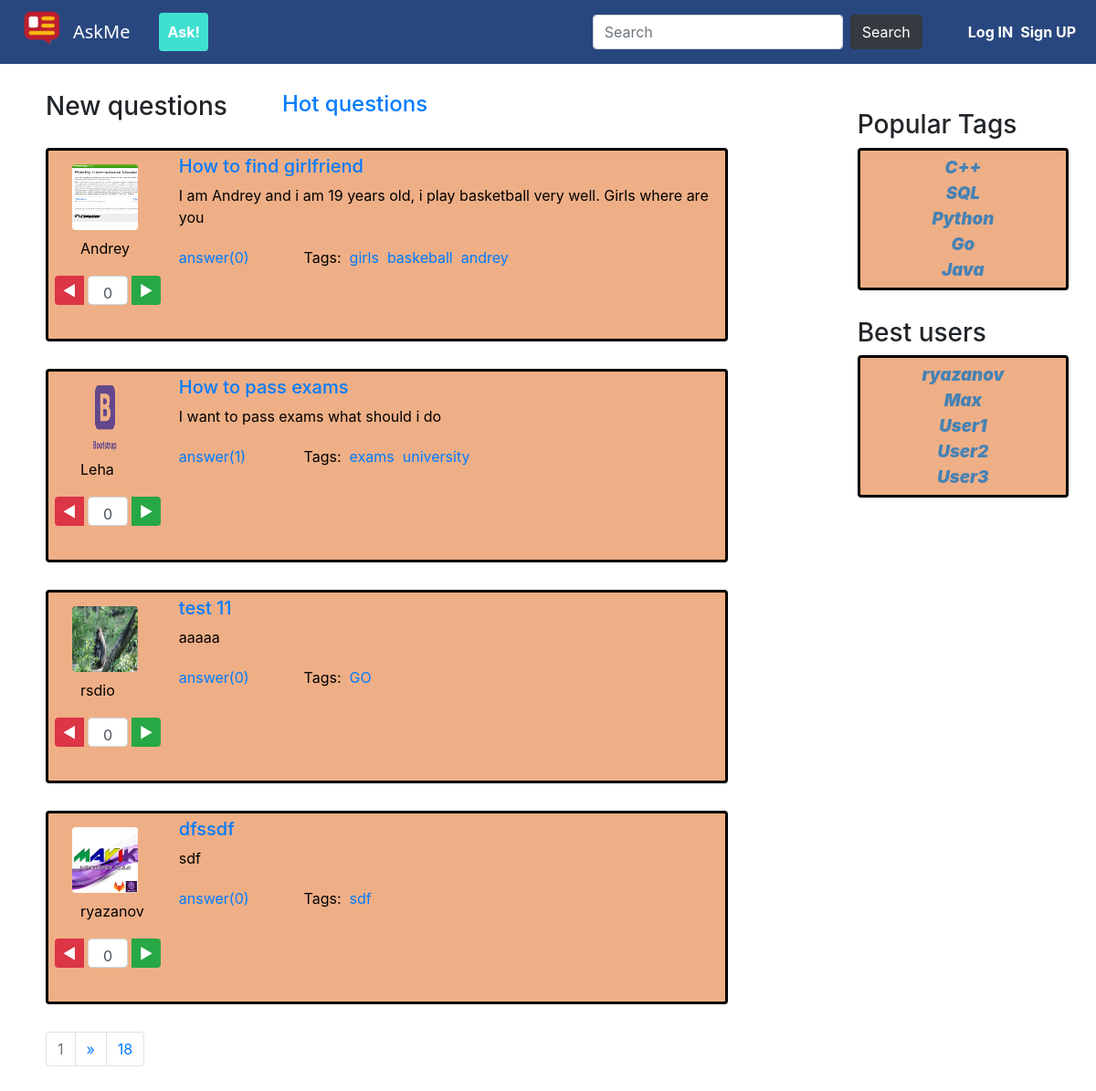
The page / on the database its author committed.
### questions/models.py (models this page shows, shortened)
class Question(models.Model):
    author = models.ForeignKey(Profile, on_delete=models.CASCADE)
    title = models.CharField(max_length=64)
    text = models.TextField()
    rating = models.IntegerField(default=0)
    created = models.DateTimeField(auto_now_add=True)
    tags = models.ManyToManyField(Tag, blank=True)
    objects = QuestionManager()

class Profile(models.Model):
    user = models.OneToOneField(User, on_delete=models.CASCADE)
    rating = models.IntegerField(default=0)
    avatar = models.ImageField(upload_to='uploads', default='questions/uploads/django.sh.png' )
    def __str__(self):
        return self.user.username
    objects = ProfileManager()

class Tag (models.Model):
    title = models.CharField(max_length=10)
    def __str__(self):
        return self.title
    objects = TagManager()

### questions/views.py (the view)
# urls.py: path('',views.index, name='questions_index'),
def index(request):
    variableDict['subCategory'] = 'hot'
    questions = listing(request, Question.objects.newest())
    variableDict['questions'] = questions
    variableDict['title'] = 'New questions'
    variableDict['subTitle'] = 'Hot questions'
    return render(request, 'index.html', variableDict)

### questions/models.py (called while the page is built)
    def newest(self):
        return self.order_by('-created')

### questions/views.py (called while the page is built)
def listing(request, object_list, obj=None):
    paginator = Paginator(object_list, 4)
    if obj != None:
        for i in paginator.page_range:
            if obj in paginator.get_page(i).object_list:
                return paginator.get_page(i)
    page = request.GET.get('page', 1)
    objects = paginator.get_page(page)
    return objects

### questions/templates/index.html (shortened to what this page needs)
{% extends "base.html" %}
{% block content %}
<div class="row">
    <div class="col-4"><h3>{{title}}</h3></div>
    <div class="col-4"><a href= {% if title == "New questions" %}
        "{% url 'questions_hot' %}"
        {% else %}
        "{% url 'questions_index' %}"
        {%endif%}>
        <h4>{{subTitle}}</h4></a>
    </div>
</div>
<div class="askme-higher">
{% for question in questions %}
{% include "one-question.html"%}
{% endfor %}
</div>
{% include "paginator.html" with objects=questions %}
{% endblock %}

### questions/templates/base.html (shortened to what this page needs)
{% load static %}
<!DOCTYPE html>
<html>
    <head>
        <link rel="stylesheet" href="{% static 'css/bootstrap.min.css' %}">
        <link rel="stylesheet" href="{% static 'css/askme.css' %}">
    </head>
<body>
     <nav class="navbar navbar-expand-md navbar-dark askme-navbg fixed-top">
      <img src="{% static 'img/logo.png' %}">
      <a class="navbar-brand askme-logofont" href="{% url 'questions_index' %}">AskMe</a>
      <div class="collapse navbar-collapse" id="navbarsExampleDefault">
        <ul class="navbar-nav mr-auto">
          <li class="nav-item active mr-3">
            <a class="btn askme-sign nav-link ml-3" href="{% url 'questions_ask' %}">Ask! <span class="sr-only">(current)</span></a>
          </li>
        </ul>
        <form class="form-inline my-2 my-lg-0">
          <input class="form-control mr-sm-2" type="text" placeholder="Search" aria-label="Search">
          <button class="btn btn-dark my-2 mr-5 my-sm-0" type="submit">Search</button>
        </form>
        {% if user.is_authenticated %}
        <div class="row">
          <div>
            <img class="askme-useravatar-mini rounded" src="{{MEDIA_URL}}{{user.profile.avatar.url}}">
          </div>
          <div class="col">
            <div class="row no-gutters">
              <h5 class="askme-navbar-label">{{user.username}}</h5>
            </div>
            <div class="row no-gutters mr-3">
              <a href="{% url 'questions_profile' %}" class="askme-navbar-label">Settings</a>
              <a href="{% url 'questions_logout' %}?stay={{request.path}}" class="askme-navbar-label">Log Out</a>
            </div>
          </div>
        </div>
        {% else %}
          <a class="askme-navbar-label" href="{% url 'questions_signin' %}">Log IN</a>
          <a class="askme-navbar-label" href="{% url 'questions_signup' %}">Sign UP</a>
        {% endif %}
      </div>
    </nav>
   <div class="askme-container">
    <div class="row askme-higher">
        <div class="col-8">
          {% block content %}{% endblock %}
        </div>
        <div class="col-1"></div>
        <div class="col">
        <div class="col askme-higher">
          <h3>Popular Tags</h3>
          <div class="askme-listblock rounded">
            {% for tag in popularTags %}
            <div class="row justify-content-center">
              <a href="{% url 'questions_withtag' tag %}">{{tag}}</a>
            </div>
            {%endfor%}
          </div>
        </div>
        <div class="col askme-higher">
          <h3>Best users</h3>
          <div class="askme-listblock rounded">
            {% for user in bestUsers %}
            <div class="row justify-content-center">
              <a href="{% url 'questions_profile' %}">{{user}}</a>
            </div>
            {%endfor%}
          </div>
        </div>
      </div>
    </div>
  </div>
</body>
</html>

### questions/templates/one-question.html
{% load static %}
<div class="media askme-questionblock askme-higher rounded">
    <div class = "col-2">
    <div class = "row justify-content-center">
        {% if question.author.user.profile.avatar %}
        <img class="align-right mr-3 ml-2 askme-useravatar rounded" src="{{MEDIA_URL}}{{question.author.user.profile.avatar.url}}">
        {% else %}
        <img class="align-right mr-3 ml-2 askme-useravatar rounded" src="{% static  'img/test.jpg'%}">
        {% endif %}
    </div>
    <div class = "col mt-2 justify-content-center">
        {{question.author.user.username}}
    </div>
    <div class = "mt-3  row askme-higher">
        <a href="#" class="rounded-left btn-danger askme-likebutton">&#9668;</a>
            <div class="form-control askme-likescounter">
                {{question.rating}}
            </div>
        <a href="#" class="rounded-right btn-success askme-likebutton">&#9658;</a>
    </div>
    </div>
    <div class="media-body ml-3">
    <h5><a href="{% url 'questions_question' question.id%}">{{question.title}}</a></h5>
    <p>
            {{question.text |truncatechars:140}}
    </p>
    <div class="row askme-higher">
        <div class="col-2">
            <a href="{% url 'questions_question' question.id %}">answer({{question.answer_set.count}})</a>
        </div>
        <div class="row ml-5">
        Tags:&nbsp;&nbsp;
        {% for tag in question.tags.all %}
        <a href="{% url 'questions_withtag' tag %}">{{tag}}</a>&nbsp;&nbsp;
        {% endfor %}
        </div>
    </div>
    </div>
</div>

### questions/static/css/askme.css (style rules this page uses)
body { padding-top: 5rem; }
.askme-questionblock { background: #EFAF86; padding: 5px; border: 3px solid black; color: black; }
.askme-useravatar { width: 72px; height: 72px; margin-top: 10px; }
.askme-navbg { background: #29477F; ; }
.askme-navbar-label { color: white; font-weight: bold; margin-left: 2px; margin-right: 6px; }
.askme-sign { background: turquoise; color: white; font-weight: bold; margin: 4px; }
.askme-higher { margin-top: 20px; margin-bottom: 30px; }
.askme-listblock { background: #EFAF86; padding: 5px; border: 3px solid black; font-style: italic; font-weight: 900; font-size: 14pt; }
.askme-listblock a { color: steelblue; }
.askme-logofont { font-family: 'Segoe UI', Tahoma, Geneva, Verdana, sans-serif; }
.askme-likebutton { width: 32px; height: 32px; margin: 2px; padding: 4px; text-align: center; vertical-align: middle; }
.askme-likescounter { width:44px; height:32px; font-size: 12pt; margin: 2px; text-align: center; vertical-align: middle; }
.askme-container { padding-left: 50px; padding-right: 15px; }

### rows shown on the page
Question: author.user.profile.avatar (picture), author.user.username "Andrey", rating "0", title "How to find girlfriend", text "I am Andrey and i am 19 years old, i play basketball very well. Girls where are you", answer_set.count "0"
Tag: title "girls"
Tag: title "baskeball"
Tag: title "andrey"
Question: author.user.profile.avatar (picture), author.user.username "Leha", rating "0", title "How to pass exams", text "I want to pass exams what should i do", answer_set.count "1"
Tag: title "exams"
Tag: title "university"
Question: author.user.username "rsdio", rating "0", title "test 11", text "aaaaa", answer_set.count "0"
Tag: title "GO"
Question: author.user.profile.avatar (picture), author.user.username "ryazanov", rating "0", title "dfssdf", text "sdf", answer_set.count "0"
Tag: title "sdf"
Tag: title "C++"
Tag: title "SQL"
Tag: title "Python"
Tag: title "Go"
Tag: title "Java"
Profile: user.username "ryazanov"
Profile: user.username "Max"
Profile: user.username "User1"
Profile: user.username "User2"
Profile: user.username "User3"

### other values the page prints
{{ title }} "New questions"
{{ subTitle }} "Hot questions"
{{ objects.number }} "1"
{{ objects.paginator.num_pages }} "18"
